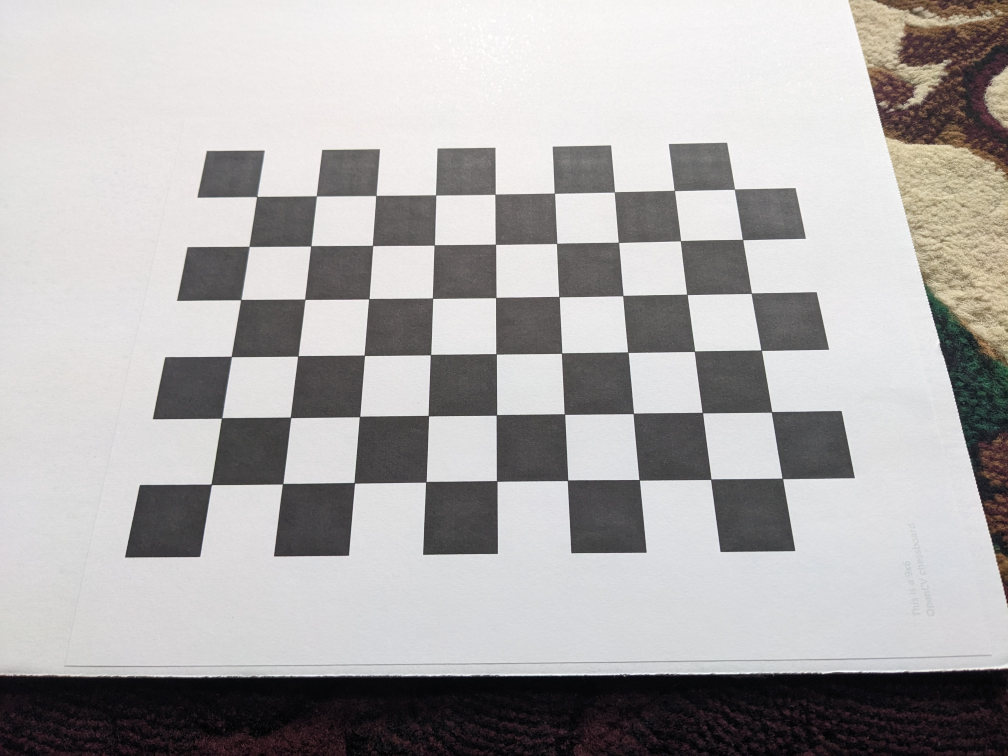
#> input picture chessboard/PXL_20230614_152508190.jpg, 4032 x 3024 px (shown at 1/4 size); its folder holds only this picture in this run
$ python calibration.py
#> lines starting #> are read from the running program, lines starting #| are printed output that depends on the picture; long printed decimals are rounded
import numpy as np
import cv2
import glob

# termination criteria
criteria = (cv2.TERM_CRITERIA_EPS + cv2.TERM_CRITERIA_MAX_ITER, 30, 0.001)

# prepare object points, like (0,0,0), (1,0,0), (2,0,0) ....,(6,5,0)
objp = np.zeros((6*7,3), np.float32)
objp[:,:2] = np.mgrid[0:7,0:6].T.reshape(-1,2)

# Arrays to store object points and image points from all the images.
objpoints = [] # 3d point in real world space
imgpoints = [] # 2d points in image plane.
path = '/content/drive/MyDrive/Project2/'
images = glob.glob(path + 'chessboard/*.jpg')
# Note: Only images
# chessboard\PXL_20230614_152508190.jpg
# chessboard\PXL_20230614_153953368.jpg
# chessboard\PXL_20230614_154003572.jpg
# were good. Error came out to 0.26910541997656573 so it worked out.

img = cv2.imread(images[0])
#> img is the input picture: shape (3024, 4032, 3); mean B, G, R 170.7, 171.1, 173.4
gray = cv2.cvtColor(img,cv2.COLOR_BGR2GRAY)
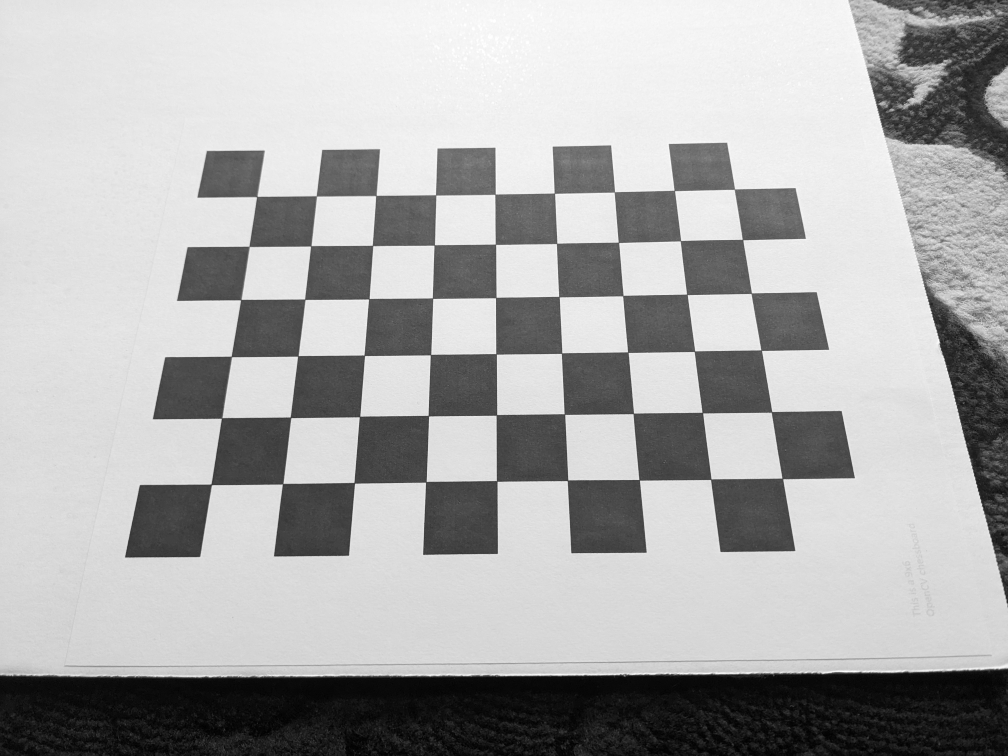
#> gray: shape (3024, 4032) (shown at 1/4 size); min 0, max 255, mean 171.7
for fname in images:
    img = cv2.imread(fname)
    gray = cv2.cvtColor(img,cv2.COLOR_BGR2GRAY)

    # Find the chess board corners
    ret, corners = cv2.findChessboardCorners(gray, (7,6),None)
#> ret = True; corners = 42 rows, first 8: [1505, 783.5], [1742.3, 779.3], [1979.4, 780.5], [2219, 774.5], [2460.7, 767.5], [2698.5, 763], [2937.2, 759.7], [1491.5, 983.5]

    # If found, add object points, image points (after refining them)
    if ret == True:
        print(fname)
        objpoints.append(objp)

        cv2.cornerSubPix(gray,corners,(11,11),(-1,-1),criteria)
        imgpoints.append(corners)

ret, mtx, dist, rvecs, tvecs = cv2.calibrateCamera(objpoints, imgpoints, gray.shape[::-1],None,None)
#> ret = 0.737; mtx = [[2443.5, 0, 1985.3], [0, 2307, 1347.1], [0, 0, 1]]; dist = [[0.151, -0.575, -0.00575, -0.00721, 0.796]]; rvecs = ([-0.354, 0.0235, -0.00923],); tvecs = ([-2.01, -2.5, 10.42],)
# Save the mtx, dist, rvecs, tvecs to respective files
np.save('mtx.npy', mtx)
np.save('dist.npy', dist)
np.save('rvecs.npy', rvecs)
np.save('tvecs.npy', tvecs)

tot_error = 0
for i in range(len(objpoints)):
    imgpoints2, _ = cv2.projectPoints(objpoints[i], rvecs[i], tvecs[i], mtx, dist)
    error = cv2.norm(imgpoints[i], imgpoints2, cv2.NORM_L2) / len(imgpoints2)
    tot_error += error
#> this loop made 1 pass
#> (error, tot_error) on pass 1: (0.114, 0.114)
#> after the loop, tot_error = 0.114

print("total error: ", tot_error / len(objpoints))
#| total error:  0.1137


cv2.destroyAllWindows()

$ run again, on chessboard/PXL_20230614_154003572.jpg
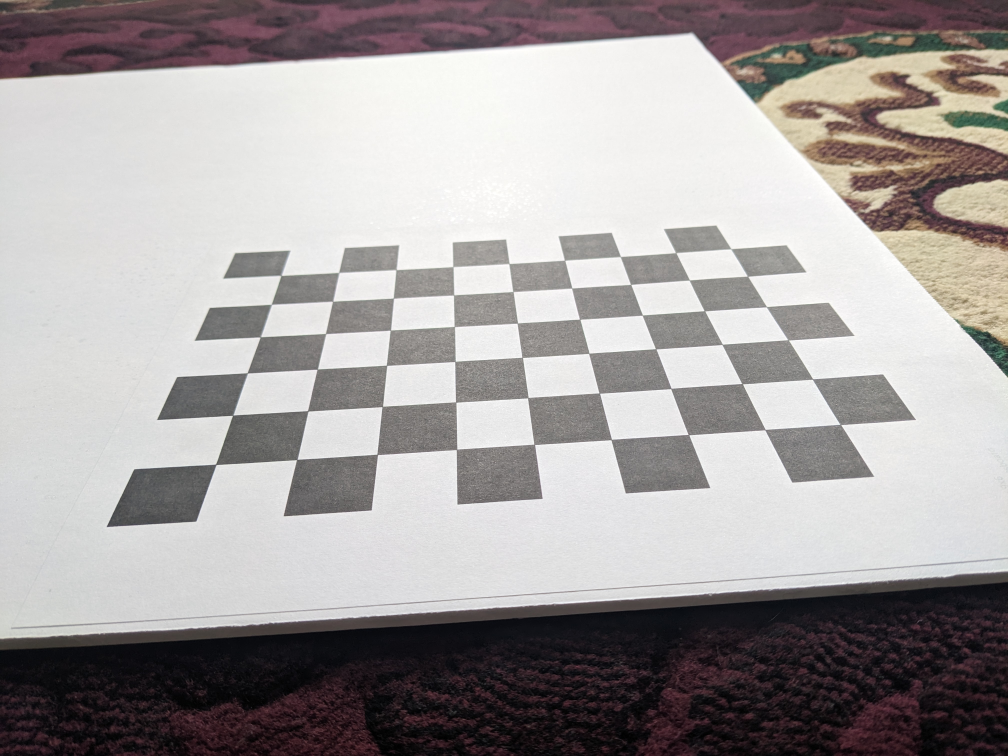
#> input picture chessboard/PXL_20230614_154003572.jpg, 4032 x 3024 px (shown at 1/4 size)
#> img is the input picture: shape (3024, 4032, 3); mean B, G, R 159.6, 160.1, 164.7
#> `gray = cv2.cvtColor(img,cv2.COLOR_BGR2GRAY)`:
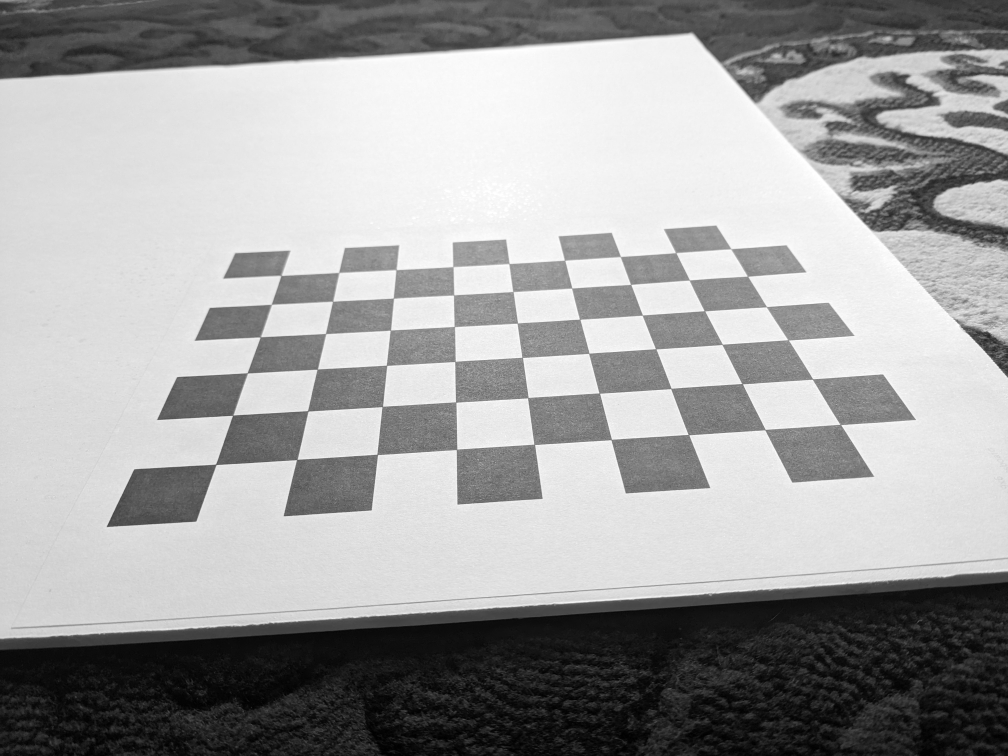
#> gray: shape (3024, 4032) (shown at 1/4 size); min 0, max 255, mean 161.4
#> `ret, corners = cv2.findChessboardCorners(gray, (7,6),None)`: ret = True; corners = 42 rows, first 8: [1585.5, 1080.5], [1813.7, 1070.1], [2037.5, 1056], [2260.6, 1043.6], [2481.8, 1029.1], [2702.3, 1012.6], [2923.8, 997.7], [1576.7, 1195.3]
#> `ret, mtx, dist, rvecs, tvecs = cv2.calibrateCamera(objpoints, imgpoint..`: ret = 1.25; mtx = [[3288.9, 0, 1828], [0, 3421.6, 1523.4], [0, 0, 1]]; dist = [[0.327, -1.14, -0.00759, -0.0448, 1.63]]; rvecs = ([-0.983, 0.0511, -0.0406],); tvecs = ([-1.05, -1.87, 14.68],)
#> the loop `for i in range(len(objpoints)):` made 1 pass
#> (error, tot_error) on pass 1: (0.192, 0.192)
#> after the loop `for i in range(len(objpoints)):`: tot_error = 0.192
#| total error:  0.1921

$ run again, on chessboard/PXL_20230614_154044817.jpg
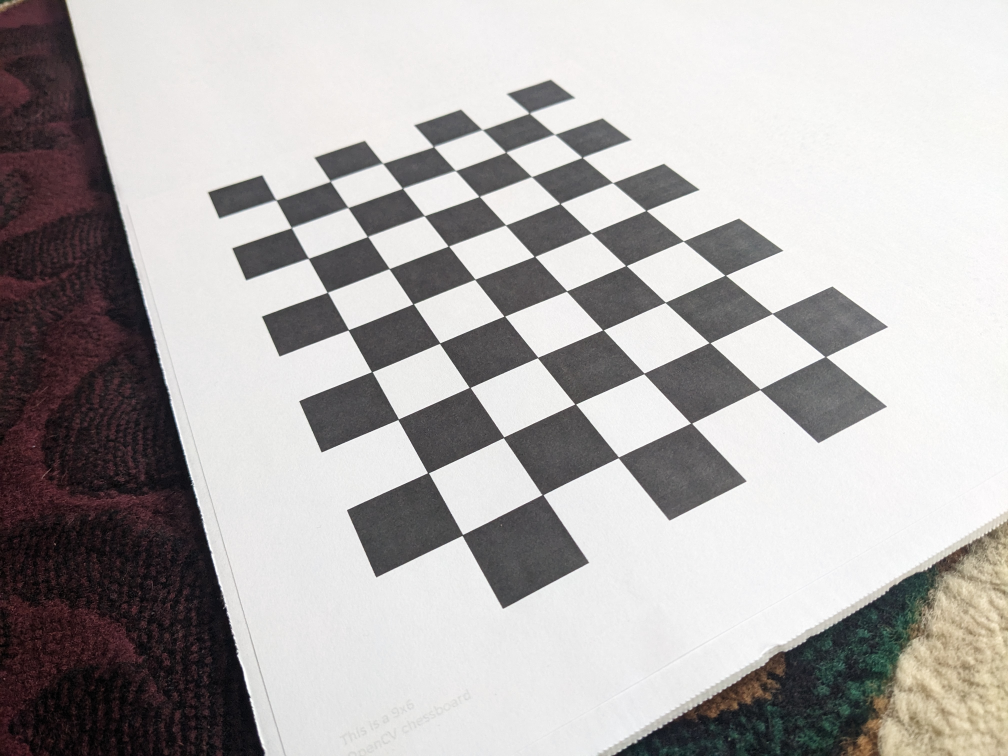
#> input picture chessboard/PXL_20230614_154044817.jpg, 4032 x 3024 px (shown at 1/4 size)
#> img is the input picture: shape (3024, 4032, 3); mean B, G, R 173.4, 174.3, 177.5
#> `gray = cv2.cvtColor(img,cv2.COLOR_BGR2GRAY)`:
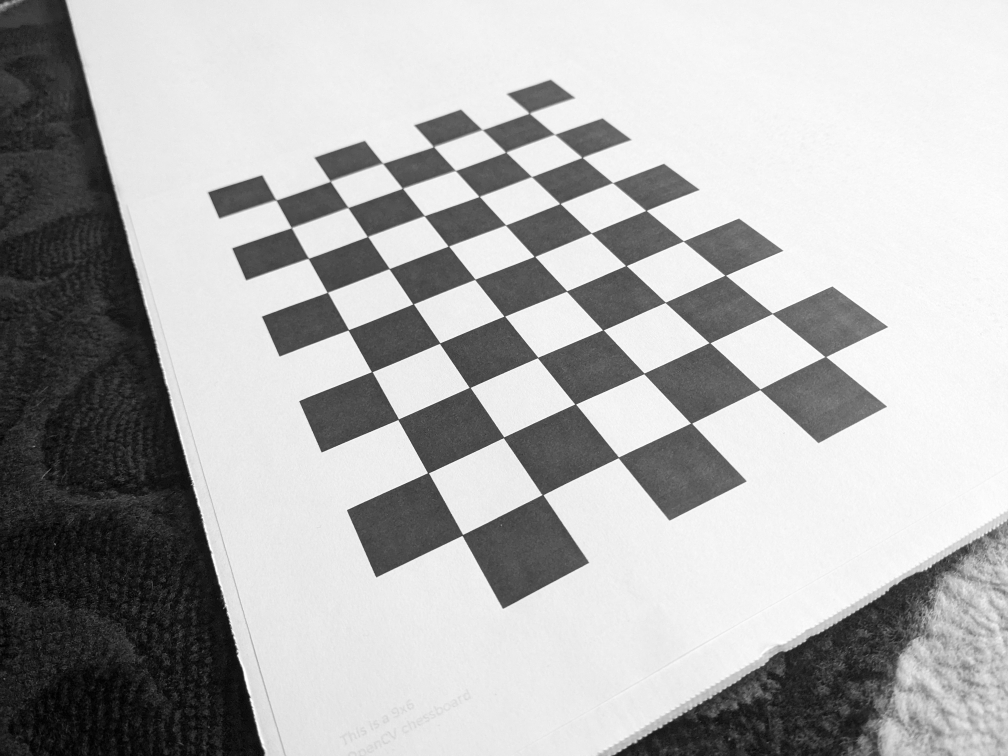
#> gray: shape (3024, 4032) (shown at 1/4 size); min 0, max 255, mean 175.2
#> `ret, corners = cv2.findChessboardCorners(gray, (7,6),None)`: ret = True; corners = 42 rows, first 8: [2330, 632.6], [2451.5, 732], [2585.8, 843.4], [2734.5, 965.5], [2902.5, 1102.5], [3090.5, 1255], [3303, 1428], [2140, 710]
#> `ret, mtx, dist, rvecs, tvecs = cv2.calibrateCamera(objpoints, imgpoint..`: ret = 2.22; mtx = [[3891.1, 0, 2139.1], [0, 5343.3, 1368.8], [0, 0, 1]]; dist = [[0.58, -9.3, -0.0124, 0.0268, 50.2]]; rvecs = ([-0.909, 0.616, 0.949],); tvecs = ([0.835, -2.34, 17.24],)
#> the loop `for i in range(len(objpoints)):` made 1 pass
#> (error, tot_error) on pass 1: (0.343, 0.343)
#> after the loop `for i in range(len(objpoints)):`: tot_error = 0.343
#| total error:  0.3433
